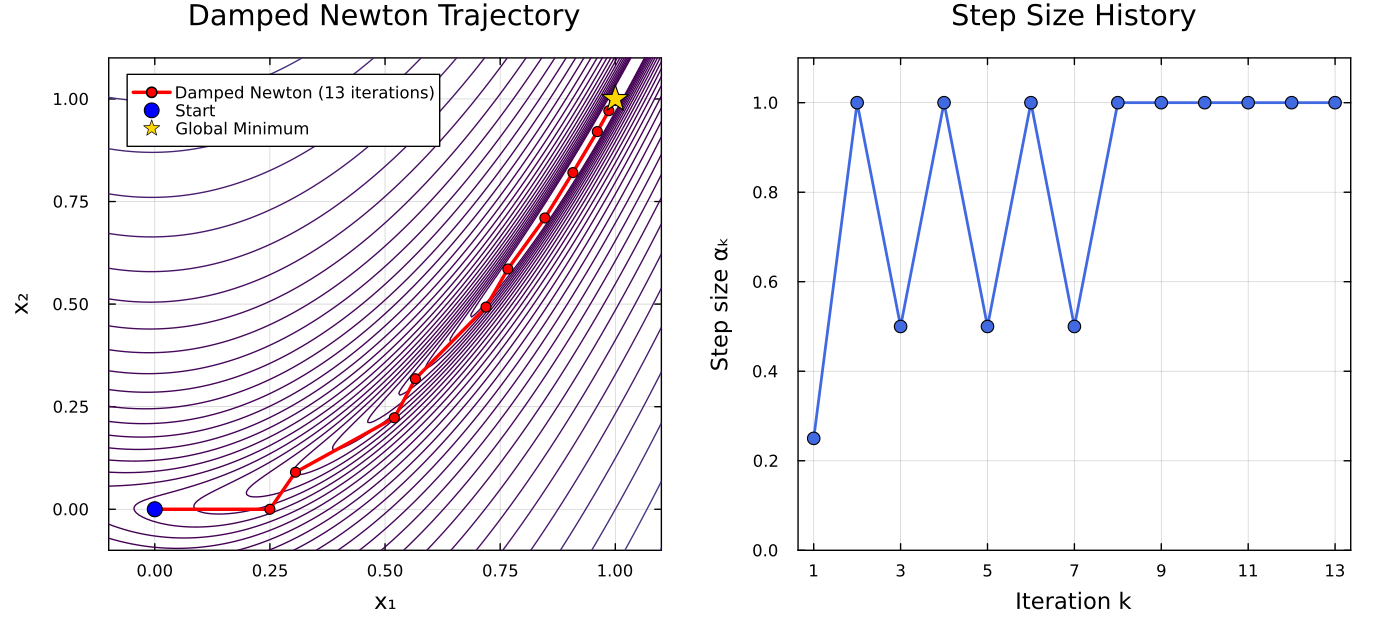

This chart was generated by the following Julia code:
using LinearAlgebra
using Plots

# Import a function for backtracking line search
include(joinpath(@__DIR__, "..", "step_size", "backtracking.jl"))

# Rosenbrock function and its gradient and Hessian
f_rosen(x) = (1.0 - x[1])^2 + 100.0 * (x[2] - x[1]^2)^2

function ∇f_rosen(x)
    g1 = -2.0 * (1.0 - x[1]) - 400.0 * x[1] * (x[2] - x[1]^2)
    g2 = 200.0 * (x[2] - x[1]^2)
    return [g1, g2]
end

function H_rosen(x)
    h11 = 2.0 - 400.0 * (x[2] - 3.0 * x[1]^2)
    h12 = -400.0 * x[1]
    h22 = 200.0
    return [h11 h12; h12 h22]
end

# --- DAMPED NEWTON ALGORITHM ---
function run_damped_newton(x0; max_iter=200, tol=1e-5)
    x = copy(x0)
    x_history = [copy(x)]
    alpha_history = Float64[]
    
    for i in 1:max_iter
        g = ∇f_rosen(x)
        if norm(g) < tol
            break
        end
        
        H_k = H_rosen(x)
        
        # Compute the Newton direction
        d = -(H_k \ g)
        
        # Damped step: Use backtracking line search. 
        # initial alpha = 1.0 (full Newton step) - may be reduced 
        alpha = backtracking_search(f_rosen, ∇f_rosen, x, d, 1.0)
        
        # Update position
        x = x + alpha * d
        push!(x_history, copy(x))
        push!(alpha_history, alpha)
    end
    
    return x_history, alpha_history
end

# --- EXPERIMENT ---
# Initialize at [0, 0]
x0 = [0.0, 0.0]
history_x, history_alpha = run_damped_newton(x0)
n_iters = length(history_alpha)

# --- VISUALIZATION ---

# 1. Subplot: Trajectory on the Rosenbrock function
x_range = range(-0.5, 1.5, length=400)
y_range = range(-0.5, 1.5, length=400)
Z = [f_rosen([xi, yi]) for yi in y_range, xi in x_range]

p1 = contour(x_range, y_range, Z, levels=10 .^ range(-1, 3.5, length=40), 
            color=:viridis, xlabel="x₁", ylabel="x₂", colorbar=false, 
            framestyle=:box, title="Damped Newton Trajectory",
            xlims=(-0.1, 1.1), ylims=(-0.1, 1.1))

X_hist = [pt[1] for pt in history_x]
Y_hist = [pt[2] for pt in history_x]

# Dynamic label with iteration count
plot!(p1, X_hist, Y_hist, color=:red, linewidth=2.5, marker=:circle, markersize=4, label="Damped Newton ($n_iters iterations)")
scatter!(p1, [x0[1]], [x0[2]], color=:blue, markersize=6, label="Start")
scatter!(p1, [1.0], [1.0], color=:gold, shape=:star5, markersize=10, label="Global Minimum")

# 2. Subplot: Alpha parameter history
iters = 1:n_iters
p2 = plot(iters, history_alpha, 
          linecolor=:royalblue, linewidth=2, marker=:circle, markercolor=:royalblue, markersize=5,
          xlabel="Iteration k", ylabel="Step size αₖ",
          title="Step Size History",
          framestyle=:box, legend=false,
          ylims=(0.0, 1.1), yticks=0.0:0.2:1.0,
          xticks=1:2:n_iters) # Force integer ticks on the x-axis

# Combine into a single figure
final_plot = plot(p1, p2, layout=(1, 2), size=(1000, 450), margin=5Plots.mm)

savefig(final_plot, "damped_newton_example.pdf")
println("Successfully saved the plot as 'damped_newton_example.pdf'")
println("Number of iterations: ", n_iters)
